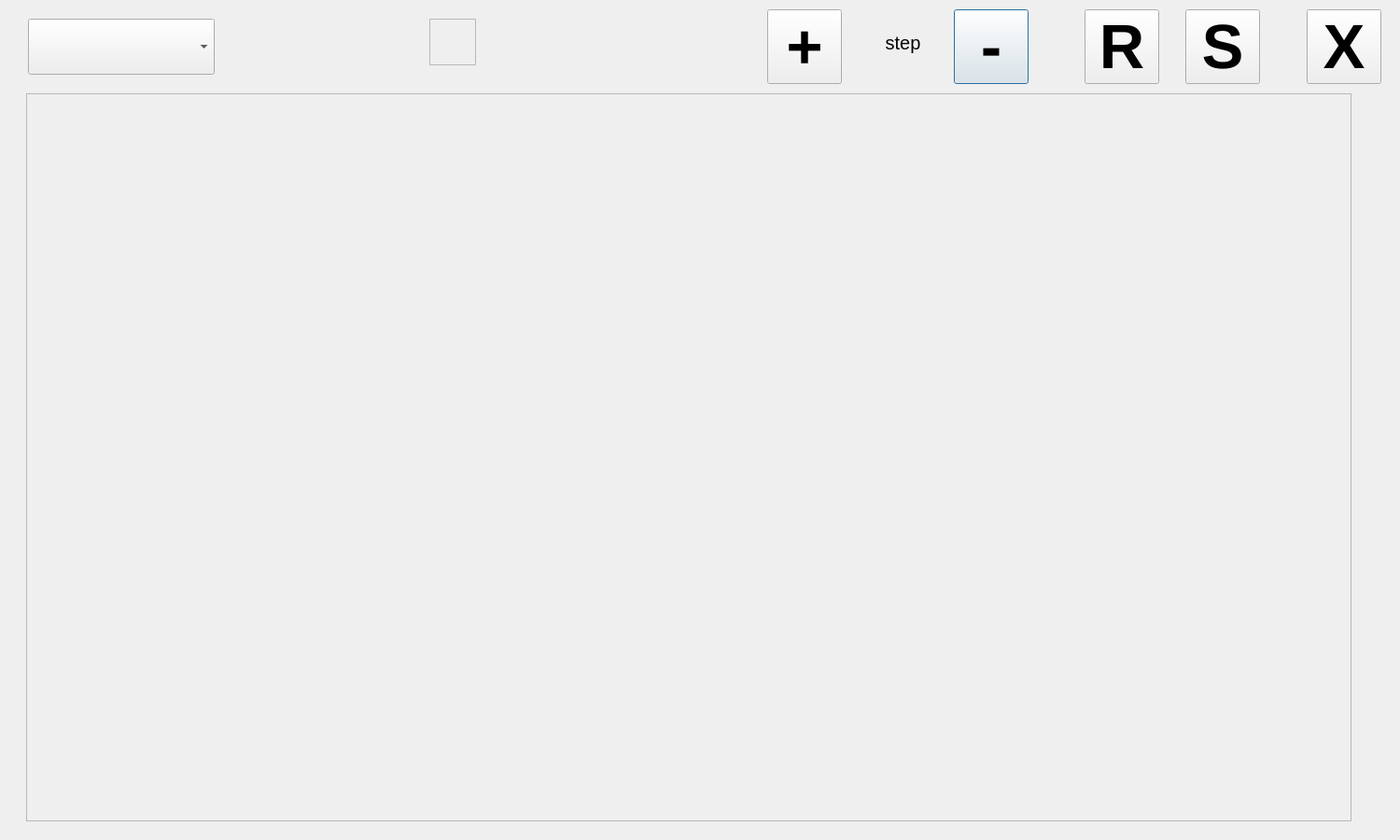
<?xml version="1.0" encoding="UTF-8"?>
<ui version="4.0">
 <class>FerConfigDialog</class>
 <widget class="QDialog" name="FerConfigDialog">
  <property name="geometry">
   <rect>
    <x>0</x>
    <y>0</y>
    <width>1500</width>
    <height>900</height>
   </rect>
  </property>
  <property name="windowTitle">
   <string>Dialog</string>
  </property>
  <widget class="QComboBox" name="step_seq_comboBox">
   <property name="geometry">
    <rect>
     <x>30</x>
     <y>20</y>
     <width>200</width>
     <height>60</height>
    </rect>
   </property>
   <property name="font">
    <font>
     <pointsize>30</pointsize>
     <weight>50</weight>
     <bold>false</bold>
    </font>
   </property>
   <property name="layoutDirection">
    <enum>Qt::LeftToRight</enum>
   </property>
  </widget>
  <widget class="QScrollArea" name="scrollArea">
   <property name="geometry">
    <rect>
     <x>28</x>
     <y>100</y>
     <width>1420</width>
     <height>780</height>
    </rect>
   </property>
   <property name="sizePolicy">
    <sizepolicy hsizetype="Expanding" vsizetype="Expanding">
     <horstretch>0</horstretch>
     <verstretch>0</verstretch>
    </sizepolicy>
   </property>
   <property name="maximumSize">
    <size>
     <width>1420</width>
     <height>10000</height>
    </size>
   </property>
   <property name="widgetResizable">
    <bool>true</bool>
   </property>
   <property name="alignment">
    <set>Qt::AlignLeading|Qt::AlignLeft|Qt::AlignTop</set>
   </property>
   <widget class="QWidget" name="scrollAreaWidgetContents">
    <property name="geometry">
     <rect>
      <x>0</x>
      <y>0</y>
      <width>1418</width>
      <height>778</height>
     </rect>
    </property>
   </widget>
  </widget>
  <widget class="QFrame" name="step_config_frame">
   <property name="geometry">
    <rect>
     <x>460</x>
     <y>20</y>
     <width>50</width>
     <height>50</height>
    </rect>
   </property>
   <property name="frameShape">
    <enum>QFrame::StyledPanel</enum>
   </property>
   <property name="frameShadow">
    <enum>QFrame::Raised</enum>
   </property>
  </widget>
  <widget class="QPushButton" name="remove_step_push_button">
   <property name="geometry">
    <rect>
     <x>1022</x>
     <y>10</y>
     <width>80</width>
     <height>80</height>
    </rect>
   </property>
   <property name="font">
    <font>
     <pointsize>50</pointsize>
     <weight>75</weight>
     <bold>true</bold>
    </font>
   </property>
   <property name="text">
    <string>-</string>
   </property>
  </widget>
  <widget class="QPushButton" name="append_step_push_button">
   <property name="geometry">
    <rect>
     <x>822</x>
     <y>10</y>
     <width>80</width>
     <height>80</height>
    </rect>
   </property>
   <property name="font">
    <font>
     <pointsize>50</pointsize>
     <weight>75</weight>
     <bold>true</bold>
    </font>
   </property>
   <property name="text">
    <string>+</string>
   </property>
  </widget>
  <widget class="QLabel" name="label">
   <property name="geometry">
    <rect>
     <x>942</x>
     <y>30</y>
     <width>51</width>
     <height>31</height>
    </rect>
   </property>
   <property name="font">
    <font>
     <pointsize>15</pointsize>
    </font>
   </property>
   <property name="text">
    <string>step</string>
   </property>
   <property name="alignment">
    <set>Qt::AlignCenter</set>
   </property>
  </widget>
  <widget class="QPushButton" name="reload_push_button">
   <property name="geometry">
    <rect>
     <x>1162</x>
     <y>10</y>
     <width>80</width>
     <height>80</height>
    </rect>
   </property>
   <property name="font">
    <font>
     <pointsize>50</pointsize>
     <weight>75</weight>
     <bold>true</bold>
    </font>
   </property>
   <property name="text">
    <string>R</string>
   </property>
  </widget>
  <widget class="QPushButton" name="save_push_button">
   <property name="geometry">
    <rect>
     <x>1270</x>
     <y>10</y>
     <width>80</width>
     <height>80</height>
    </rect>
   </property>
   <property name="font">
    <font>
     <pointsize>50</pointsize>
     <weight>75</weight>
     <bold>true</bold>
    </font>
   </property>
   <property name="text">
    <string>S</string>
   </property>
  </widget>
  <widget class="QPushButton" name="closeButton">
   <property name="geometry">
    <rect>
     <x>1400</x>
     <y>10</y>
     <width>80</width>
     <height>80</height>
    </rect>
   </property>
   <property name="font">
    <font>
     <pointsize>50</pointsize>
     <weight>75</weight>
     <bold>true</bold>
    </font>
   </property>
   <property name="text">
    <string>X</string>
   </property>
  </widget>
 </widget>
 <resources/>
 <connections/>
</ui>
